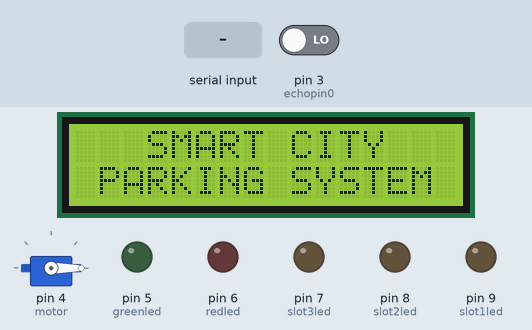
This sketch was run on a simulated Arduino Uno, built with avr-gcc and run on an emulated ATmega328P. Shown: servo, 16×2 character LCD, output pins drawn as LEDs (lit = HIGH). Inputs (shaded band) come from the test bench; at power-on: pin 3 (echopin0) LOW. Pins used as bus, display or sensor lines are not drawn; what the sketch prints to the serial monitor is not drawn.

Above: at 1.2 s.
At 4.7 s:
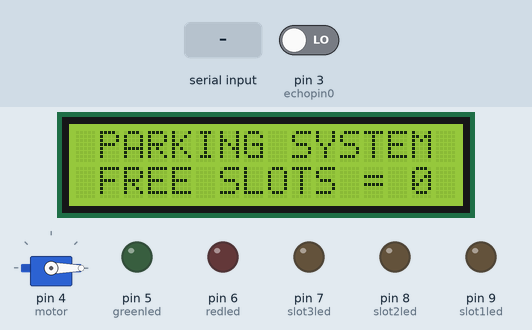
4.8 s: "slot 1\n" received over the second serial link
At 11.6 s:
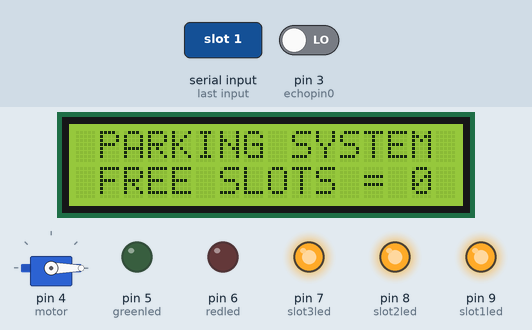
18.0 s: "0" received over the second serial link
At 20.9 s:
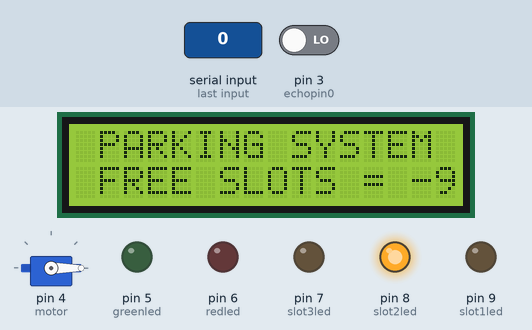
Timing chart, 0 to 22.4 s (numbered marks = the images above; inputs shaded):
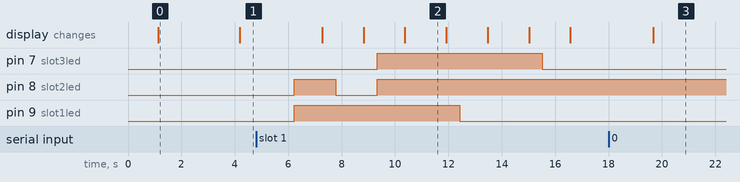

Measured:
- after the input at 4.8 s, pin 7 (slot3led): LOW → HIGH after 4.5 s, → LOW 6.2 s later; pin 8 (slot2led): LOW → HIGH after 1.4 s, → LOW 1.5 s later, → HIGH 1.5 s later; pin 9 (slot1led): LOW → HIGH after 1.4 s, → LOW 6.2 s later; the display: first changes after 2.5 s (image 2 shows a later state)
- after the input at 18.0 s, the display: changes after 1.7 s (image 3)
- what the display in image 0 shows lasts 3.1 s, from 1.1 s to 4.2 s
- what the display in image 2 shows lasts 1.5 s, from 10.4 s to 11.9 s

The sketch:

Smart_Parking_Arduino.ino
```cpp
#include<Wire.h>
#include<LiquidCrystal_I2C.h>
#include<Servo.h>
#include<SoftwareSerial.h>

LiquidCrystal_I2C lcd(0x27,16,2); // SDA=A4 SCL=A5
SoftwareSerial s(13,12);       // RX=D0 TX=D1
int data,avail;
int slots = 1000,slot1=5,slot2=5,slot3=5;
long duration0;
int distance0;

Servo motor;
int angle=0;

const int trigpin0=2;    // For Entry Purpose
const int echopin0=3;    // For Entry Purpose
const int greenled=5;    // GREEN LED
const int redled=6;      // RED LED
const int slot1led=9;      //Slot 1 LED
const int slot2led=8;      //Slot 2 LED
const int slot3led=7;      //Slot 3 LED

void setup()
{
  s.begin(9600);
  Serial.begin(19200);
  Serial.println("Start");

  //SERVO
  motor.attach(4); //Servo Motor
  motor.write(0);

  // Pin Mode
  pinMode(trigpin0,OUTPUT);
  pinMode(echopin0,INPUT);
  pinMode(greenled,OUTPUT);
  pinMode(redled,OUTPUT);
  pinMode(slot1led,OUTPUT);
  pinMode(slot2led,OUTPUT);
  pinMode(slot3led,OUTPUT);


  //LCD Setup
  lcd.init();
  lcd.backlight();
  lcd.clear();
  lcd.setCursor(0,0);
  lcd.print("  INITIALIZING  ");
  lcd.setCursor(0,1);
  lcd.print("     SYSTEM     ");
  delay(1000);
  lcd.clear();
  lcd.setCursor(0,0);
  lcd.print("   SMART CITY   ");
  lcd.setCursor(0,1);
  lcd.print(" PARKING SYSTEM ");
  delay(2000);
  //lcd.clear();
}

void loop()
{
  s.write("s");
  if(s.available() >= 0)
  {
    data = s.read();
    if(data>=0)
    {
      slots=data;
      slot3=data%10;
      data=data/10;
      slot2=data%10;
      data=data/10;
      slot1=data;
      Serial.println("Slots = "+String(slot1*100+slot2*10+slot3));
      avail=3-(slot1+slot2+slot3);
      //delay(1000);
      //slots=111;      //testing
      //Serial.println("Slots = "+String(slots));

      if(slot1==1)
      {
        digitalWrite(slot1led,HIGH);
        //Serial.println("slot 1");
      }
      if(slot1==0)
      {
        digitalWrite(slot1led,LOW);
      }
      if(slot2==1)
      {
        digitalWrite(slot2led,HIGH);
      }
      if(slot2==0)
      {
        digitalWrite(slot2led,LOW);
      }
      if(slot3==1)
      {
        digitalWrite(slot3led,HIGH);
      }
      if(slot3==0)
      {
        digitalWrite(slot3led,LOW);
      }

    }
  }

  //---------------->taking distance
  digitalWrite(trigpin0,LOW);
  delay(2);
  digitalWrite(trigpin0,HIGH);
  delay(10);
  digitalWrite(trigpin0,LOW);
  duration0=pulseIn(echopin0,HIGH);
  distance0=duration0*0.034/2;
  Serial.println("Distance = "+String(distance0));

  //--------------------> MOTOR CONTROLLING
  if(distance0<=5 && distance0>=1 && slots!=111)
  {
    Serial.println("\t\t\t\t Welcome");
    digitalWrite(greenled,HIGH);
    digitalWrite(redled,LOW);

    //opening gate
    motor.write(105);
    delay(2000);

    }
  else if(distance0>5)
  {
      //Closing gate
       motor.write(0);
       digitalWrite(greenled,LOW);
       digitalWrite(redled,LOW);
  }
  else if(distance0<=5 && distance0>=1 && slots==111)
  {
    Serial.println("\t\t Full \t\t No Free Slot Available");
    digitalWrite(redled,HIGH);
  }
  else
  {
    Serial.println(" Available Slots = "+String(avail));
    Serial.println("RARE CONDITION");
  }
  lcd.clear();
  lcd.setCursor(0,0);
  lcd.print(" PARKING SYSTEM ");
  lcd.setCursor(0,1);
  lcd.print(" FREE SLOTS = "+String(avail)+" ");

  ///----------------------END
  delay(500);
  Serial.println();
}
```
